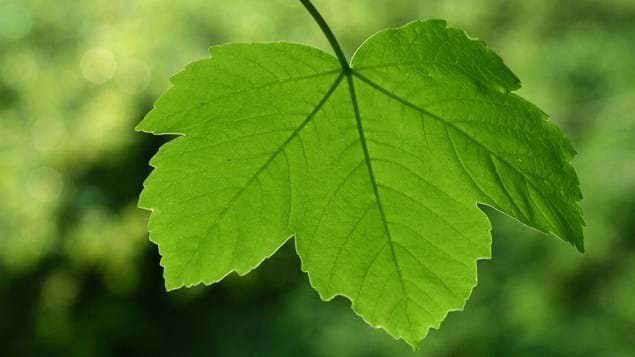
#> input picture Ex3/origin.png, 635 x 357 px
$ python script.py
#> lines starting #> are read from the running program, lines starting #| are printed output that depends on the picture
#> further down, rgba_im is the input picture: shape (357, 635, 3) float32; mean R, G, B 0.355, 0.528, 0.121
import imageio
import numpy as np
import matplotlib.pyplot as plt

def rgba2gray(rgba_im):
    r, g, b = rgba_im[:,:,0], rgba_im[:,:,1], rgba_im[:,:,2]
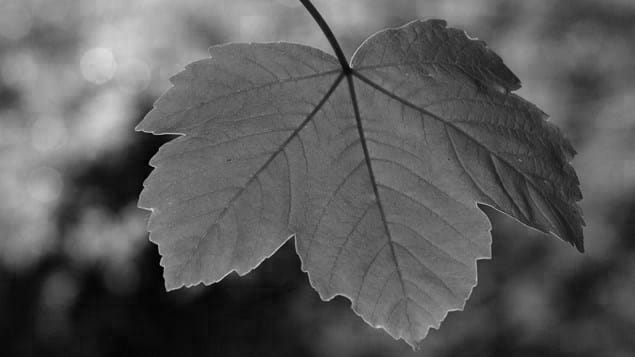
#> r: shape (357, 635) float32; min 0, max 0.871, mean 0.355
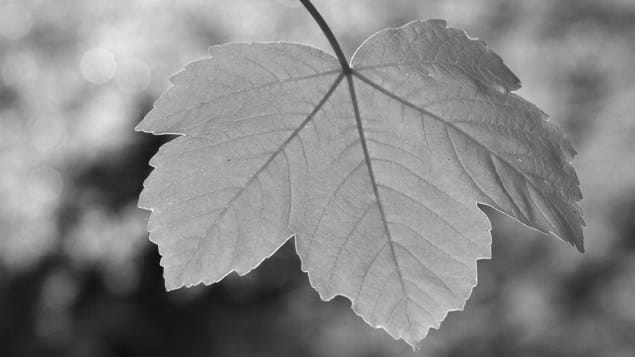
#> g: shape (357, 635) float32; min 0.0235, max 0.953, mean 0.528
    gray = rgba_im.copy()
    gray[:,:,0] = 0.3 * r + 0.59 * g + 0.11 * b
    gray[:,:,1] = 0.3 * r + 0.59 * g + 0.11 * b
    gray[:,:,2] = 0.3 * r + 0.59 * g + 0.11 * b
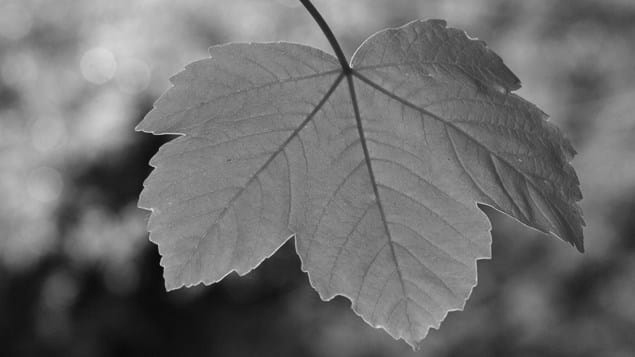
#> gray: shape (357, 635, 3) float32; min 0.0139, max 0.861, mean 0.431
    try:
        gray[:,:,3] = 1
    except:
        print("Gray: image don't has alpha field")
    return 255 * gray

def rgba2red(rgba_im):
    red = rgba_im.copy()
    red[:,:,1] = 0
    red[:,:,2] = 0
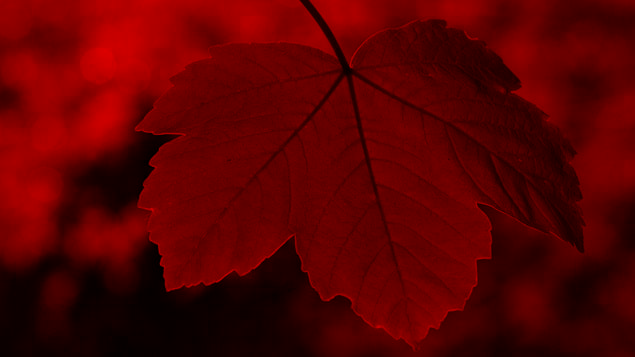
#> red: shape (357, 635, 3) float32; mean R, G, B 0.355, 0, 0
    try:
        red[:,:,3] = 1
    except:
        print("Red: image don't has alpha field")
    return 255 * red

def rgba2green(rgba_im):
    green = rgba_im.copy()
    green[:,:,0] = 0
    green[:,:,2] = 0
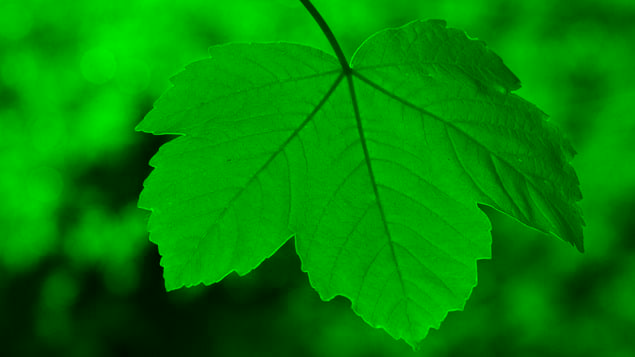
#> green: shape (357, 635, 3) float32; mean R, G, B 0, 0.528, 0
    try:
        green[:,:,3] = 1
    except:
        print("Green: image don't has alpha field")
    return 255 * green

def rgba2blue(rgba_im):
    blue = rgba_im.copy()
    blue[:,:,0] = 0
    blue[:,:,1] = 0
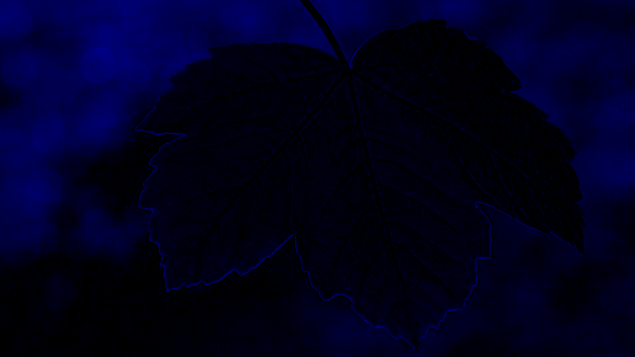
#> blue: shape (357, 635, 3) float32; mean R, G, B 0, 0, 0.121
    try:
        blue[:,:,3] = 1
    except:
        print("Blue: image don't has alpha field")
    return 255 * blue

def rgba2alpha(rgba_im):
    alpha = rgba_im.copy()
    alpha[:,:,0] = 0
    alpha[:,:,1] = 0
    alpha[:,:,2] = 0
#> alpha: shape (357, 635, 3) float32; every value is 0
#> `alpha_im = rgba2alpha(rgba_im).astype('uint8')`: alpha_im: shape (357, 635, 3); every value is 0
    return 255 * alpha

def recover(rscale_im, gscale_im, bscale_im, ascale_im):
    rgba = rscale_im.copy()
    rgba[:,:,1] = gscale_im[:,:,1]
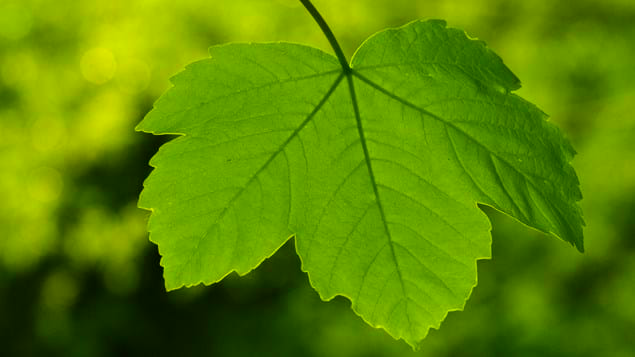
#> rgba: shape (357, 635, 3) float32; mean R, G, B 0.355, 0.528, 0
    rgba[:,:,2] = bscale_im[:,:,2]
    try:
        rgba[:,:,3] = ascale_im[:,:,3]
    except:
        print("Recover: image don't has alpha field")
    return 255 * rgba

rgba_im = plt.imread('origin.png')

gray_im = rgba2gray(rgba_im).astype('uint8')
imageio.imwrite('gray.png', gray_im)

red_im = rgba2red(rgba_im).astype('uint8')
imageio.imwrite('red.png', red_im)

green_im = rgba2green(rgba_im).astype('uint8')
imageio.imwrite('green.png', green_im)

blue_im = rgba2blue(rgba_im).astype('uint8')
imageio.imwrite('blue.png', blue_im)

alpha_im = rgba2alpha(rgba_im).astype('uint8')
imageio.imwrite('alpha.png', alpha_im)

rscale_im = plt.imread('red.png')
gscale_im = plt.imread('green.png')
bscale_im = plt.imread('blue.png')
ascale_im = plt.imread('alpha.png')
rergba_im = recover(rscale_im, gscale_im, bscale_im, ascale_im).astype('uint8')
imageio.imwrite('recover.png', rergba_im)
